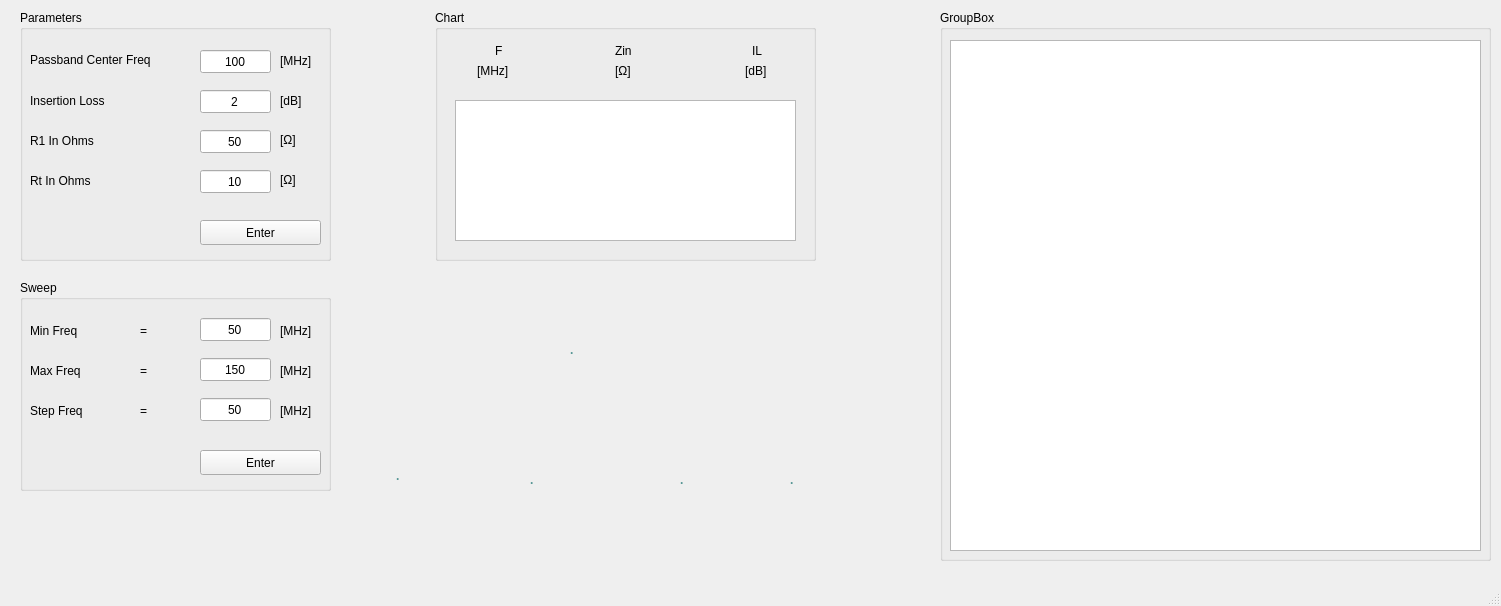
<?xml version="1.0" encoding="UTF-8"?>
<ui version="4.0">
 <class>MainWindow</class>
 <widget class="QMainWindow" name="MainWindow">
  <property name="geometry">
   <rect>
    <x>0</x>
    <y>0</y>
    <width>1501</width>
    <height>606</height>
   </rect>
  </property>
  <property name="windowTitle">
   <string>MainWindow</string>
  </property>
  <widget class="QWidget" name="centralwidget">
   <widget class="QGroupBox" name="groupBox">
    <property name="geometry">
     <rect>
      <x>20</x>
      <y>10</y>
      <width>311</width>
      <height>251</height>
     </rect>
    </property>
    <property name="title">
     <string>Parameters</string>
    </property>
    <widget class="QLineEdit" name="tf_insertionLoss">
     <property name="geometry">
      <rect>
       <x>180</x>
       <y>80</y>
       <width>71</width>
       <height>23</height>
      </rect>
     </property>
     <property name="text">
      <string>2</string>
     </property>
     <property name="alignment">
      <set>Qt::AlignCenter</set>
     </property>
    </widget>
    <widget class="QLineEdit" name="tf_passbandCenterFrq">
     <property name="geometry">
      <rect>
       <x>180</x>
       <y>40</y>
       <width>71</width>
       <height>23</height>
      </rect>
     </property>
     <property name="text">
      <string>100</string>
     </property>
     <property name="alignment">
      <set>Qt::AlignCenter</set>
     </property>
    </widget>
    <widget class="QLabel" name="label_2">
     <property name="geometry">
      <rect>
       <x>10</x>
       <y>80</y>
       <width>151</width>
       <height>21</height>
      </rect>
     </property>
     <property name="text">
      <string>Insertion Loss</string>
     </property>
    </widget>
    <widget class="QLabel" name="label">
     <property name="geometry">
      <rect>
       <x>10</x>
       <y>39</y>
       <width>151</width>
       <height>21</height>
      </rect>
     </property>
     <property name="text">
      <string>Passband Center Freq</string>
     </property>
    </widget>
    <widget class="QLineEdit" name="tf_rtOhms">
     <property name="geometry">
      <rect>
       <x>180</x>
       <y>160</y>
       <width>71</width>
       <height>23</height>
      </rect>
     </property>
     <property name="text">
      <string>10</string>
     </property>
     <property name="alignment">
      <set>Qt::AlignCenter</set>
     </property>
    </widget>
    <widget class="QLineEdit" name="tf_r1Ohms">
     <property name="geometry">
      <rect>
       <x>180</x>
       <y>120</y>
       <width>71</width>
       <height>23</height>
      </rect>
     </property>
     <property name="text">
      <string>50</string>
     </property>
     <property name="alignment">
      <set>Qt::AlignCenter</set>
     </property>
    </widget>
    <widget class="QLabel" name="label_3">
     <property name="geometry">
      <rect>
       <x>10</x>
       <y>120</y>
       <width>121</width>
       <height>21</height>
      </rect>
     </property>
     <property name="text">
      <string>R1 In Ohms</string>
     </property>
    </widget>
    <widget class="QLabel" name="label_4">
     <property name="geometry">
      <rect>
       <x>10</x>
       <y>160</y>
       <width>121</width>
       <height>21</height>
      </rect>
     </property>
     <property name="text">
      <string>Rt In Ohms</string>
     </property>
    </widget>
    <widget class="QLabel" name="label_8">
     <property name="geometry">
      <rect>
       <x>260</x>
       <y>80</y>
       <width>41</width>
       <height>21</height>
      </rect>
     </property>
     <property name="text">
      <string>[dB]</string>
     </property>
    </widget>
    <widget class="QLabel" name="label_9">
     <property name="geometry">
      <rect>
       <x>260</x>
       <y>40</y>
       <width>41</width>
       <height>21</height>
      </rect>
     </property>
     <property name="text">
      <string>[MHz]</string>
     </property>
    </widget>
    <widget class="QLabel" name="label_10">
     <property name="geometry">
      <rect>
       <x>260</x>
       <y>160</y>
       <width>41</width>
       <height>20</height>
      </rect>
     </property>
     <property name="text">
      <string>[Ω]</string>
     </property>
    </widget>
    <widget class="QLabel" name="label_11">
     <property name="geometry">
      <rect>
       <x>260</x>
       <y>120</y>
       <width>41</width>
       <height>20</height>
      </rect>
     </property>
     <property name="text">
      <string>[Ω]</string>
     </property>
    </widget>
    <widget class="QPushButton" name="btn_enterParams">
     <property name="geometry">
      <rect>
       <x>180</x>
       <y>210</y>
       <width>121</width>
       <height>25</height>
      </rect>
     </property>
     <property name="text">
      <string>Enter</string>
     </property>
    </widget>
   </widget>
   <widget class="QGroupBox" name="groupBox_3">
    <property name="geometry">
     <rect>
      <x>20</x>
      <y>280</y>
      <width>311</width>
      <height>211</height>
     </rect>
    </property>
    <property name="title">
     <string>Sweep</string>
    </property>
    <widget class="QLabel" name="label_15">
     <property name="geometry">
      <rect>
       <x>10</x>
       <y>80</y>
       <width>71</width>
       <height>21</height>
      </rect>
     </property>
     <property name="text">
      <string>Max Freq</string>
     </property>
    </widget>
    <widget class="QLabel" name="label_17">
     <property name="geometry">
      <rect>
       <x>10</x>
       <y>120</y>
       <width>71</width>
       <height>21</height>
      </rect>
     </property>
     <property name="text">
      <string>Step Freq</string>
     </property>
    </widget>
    <widget class="QLineEdit" name="tf_minFreq">
     <property name="geometry">
      <rect>
       <x>180</x>
       <y>38</y>
       <width>71</width>
       <height>23</height>
      </rect>
     </property>
     <property name="text">
      <string>50</string>
     </property>
     <property name="alignment">
      <set>Qt::AlignCenter</set>
     </property>
     <property name="readOnly">
      <bool>false</bool>
     </property>
    </widget>
    <widget class="QLineEdit" name="tf_maxFreq">
     <property name="geometry">
      <rect>
       <x>180</x>
       <y>78</y>
       <width>71</width>
       <height>23</height>
      </rect>
     </property>
     <property name="text">
      <string>150</string>
     </property>
     <property name="alignment">
      <set>Qt::AlignCenter</set>
     </property>
     <property name="readOnly">
      <bool>false</bool>
     </property>
    </widget>
    <widget class="QLineEdit" name="tf_stepFreq">
     <property name="geometry">
      <rect>
       <x>180</x>
       <y>118</y>
       <width>71</width>
       <height>23</height>
      </rect>
     </property>
     <property name="text">
      <string>50</string>
     </property>
     <property name="alignment">
      <set>Qt::AlignCenter</set>
     </property>
     <property name="readOnly">
      <bool>false</bool>
     </property>
    </widget>
    <widget class="QLabel" name="label_18">
     <property name="geometry">
      <rect>
       <x>10</x>
       <y>40</y>
       <width>71</width>
       <height>21</height>
      </rect>
     </property>
     <property name="text">
      <string>Min Freq</string>
     </property>
    </widget>
    <widget class="QLabel" name="label_19">
     <property name="geometry">
      <rect>
       <x>260</x>
       <y>40</y>
       <width>41</width>
       <height>21</height>
      </rect>
     </property>
     <property name="text">
      <string>[MHz]</string>
     </property>
    </widget>
    <widget class="QLabel" name="label_20">
     <property name="geometry">
      <rect>
       <x>260</x>
       <y>80</y>
       <width>41</width>
       <height>21</height>
      </rect>
     </property>
     <property name="text">
      <string>[MHz]</string>
     </property>
    </widget>
    <widget class="QLabel" name="label_21">
     <property name="geometry">
      <rect>
       <x>260</x>
       <y>120</y>
       <width>41</width>
       <height>21</height>
      </rect>
     </property>
     <property name="text">
      <string>[MHz]</string>
     </property>
    </widget>
    <widget class="QLabel" name="label_22">
     <property name="geometry">
      <rect>
       <x>120</x>
       <y>120</y>
       <width>16</width>
       <height>21</height>
      </rect>
     </property>
     <property name="text">
      <string>=</string>
     </property>
    </widget>
    <widget class="QLabel" name="label_23">
     <property name="geometry">
      <rect>
       <x>120</x>
       <y>80</y>
       <width>16</width>
       <height>21</height>
      </rect>
     </property>
     <property name="text">
      <string>=</string>
     </property>
    </widget>
    <widget class="QLabel" name="label_24">
     <property name="geometry">
      <rect>
       <x>120</x>
       <y>40</y>
       <width>16</width>
       <height>21</height>
      </rect>
     </property>
     <property name="text">
      <string>=</string>
     </property>
    </widget>
    <widget class="QPushButton" name="btn_enterSweep">
     <property name="geometry">
      <rect>
       <x>180</x>
       <y>170</y>
       <width>121</width>
       <height>25</height>
      </rect>
     </property>
     <property name="text">
      <string>Enter</string>
     </property>
    </widget>
   </widget>
   <widget class="QGroupBox" name="groupBox_4">
    <property name="geometry">
     <rect>
      <x>435</x>
      <y>10</y>
      <width>381</width>
      <height>251</height>
     </rect>
    </property>
    <property name="title">
     <string>Chart</string>
    </property>
    <widget class="QLabel" name="label_25">
     <property name="geometry">
      <rect>
       <x>180</x>
       <y>30</y>
       <width>21</width>
       <height>21</height>
      </rect>
     </property>
     <property name="autoFillBackground">
      <bool>false</bool>
     </property>
     <property name="frameShape">
      <enum>QFrame::NoFrame</enum>
     </property>
     <property name="frameShadow">
      <enum>QFrame::Plain</enum>
     </property>
     <property name="midLineWidth">
      <number>0</number>
     </property>
     <property name="text">
      <string>Zin</string>
     </property>
    </widget>
    <widget class="QLabel" name="label_26">
     <property name="geometry">
      <rect>
       <x>317</x>
       <y>30</y>
       <width>21</width>
       <height>21</height>
      </rect>
     </property>
     <property name="autoFillBackground">
      <bool>false</bool>
     </property>
     <property name="frameShape">
      <enum>QFrame::NoFrame</enum>
     </property>
     <property name="frameShadow">
      <enum>QFrame::Plain</enum>
     </property>
     <property name="midLineWidth">
      <number>0</number>
     </property>
     <property name="text">
      <string>IL</string>
     </property>
    </widget>
    <widget class="QLabel" name="label_27">
     <property name="geometry">
      <rect>
       <x>60</x>
       <y>30</y>
       <width>21</width>
       <height>21</height>
      </rect>
     </property>
     <property name="autoFillBackground">
      <bool>false</bool>
     </property>
     <property name="frameShape">
      <enum>QFrame::NoFrame</enum>
     </property>
     <property name="frameShadow">
      <enum>QFrame::Plain</enum>
     </property>
     <property name="midLineWidth">
      <number>0</number>
     </property>
     <property name="text">
      <string>F</string>
     </property>
    </widget>
    <widget class="QLabel" name="label_28">
     <property name="geometry">
      <rect>
       <x>42</x>
       <y>50</y>
       <width>61</width>
       <height>21</height>
      </rect>
     </property>
     <property name="autoFillBackground">
      <bool>false</bool>
     </property>
     <property name="frameShape">
      <enum>QFrame::NoFrame</enum>
     </property>
     <property name="frameShadow">
      <enum>QFrame::Plain</enum>
     </property>
     <property name="midLineWidth">
      <number>0</number>
     </property>
     <property name="text">
      <string>[MHz]</string>
     </property>
    </widget>
    <widget class="QLabel" name="label_29">
     <property name="geometry">
      <rect>
       <x>180</x>
       <y>50</y>
       <width>21</width>
       <height>21</height>
      </rect>
     </property>
     <property name="autoFillBackground">
      <bool>false</bool>
     </property>
     <property name="frameShape">
      <enum>QFrame::NoFrame</enum>
     </property>
     <property name="frameShadow">
      <enum>QFrame::Plain</enum>
     </property>
     <property name="midLineWidth">
      <number>0</number>
     </property>
     <property name="text">
      <string>[Ω]</string>
     </property>
    </widget>
    <widget class="QLabel" name="label_30">
     <property name="geometry">
      <rect>
       <x>310</x>
       <y>50</y>
       <width>31</width>
       <height>21</height>
      </rect>
     </property>
     <property name="autoFillBackground">
      <bool>false</bool>
     </property>
     <property name="frameShape">
      <enum>QFrame::NoFrame</enum>
     </property>
     <property name="frameShadow">
      <enum>QFrame::Plain</enum>
     </property>
     <property name="midLineWidth">
      <number>0</number>
     </property>
     <property name="text">
      <string>[dB]</string>
     </property>
    </widget>
    <widget class="QTextEdit" name="te_chart">
     <property name="geometry">
      <rect>
       <x>20</x>
       <y>90</y>
       <width>341</width>
       <height>141</height>
      </rect>
     </property>
    </widget>
   </widget>
   <widget class="QLabel" name="label_circuit">
    <property name="geometry">
     <rect>
      <x>350</x>
      <y>300</y>
      <width>571</width>
      <height>261</height>
     </rect>
    </property>
    <property name="font">
     <font>
      <weight>50</weight>
      <italic>false</italic>
      <bold>false</bold>
      <underline>false</underline>
      <strikeout>false</strikeout>
     </font>
    </property>
    <property name="autoFillBackground">
     <bool>false</bool>
    </property>
    <property name="text">
     <string/>
    </property>
    <property name="pixmap">
     <pixmap>../../../../tapc1circuit5.png</pixmap>
    </property>
    <property name="scaledContents">
     <bool>true</bool>
    </property>
   </widget>
   <widget class="QLabel" name="label_r1Ohms">
    <property name="geometry">
     <rect>
      <x>396</x>
      <y>466</y>
      <width>71</width>
      <height>21</height>
     </rect>
    </property>
    <property name="text">
     <string>&lt;html&gt;&lt;head/&gt;&lt;body&gt;&lt;p&gt;&lt;span style=&quot; font-weight:600; color:#569695;&quot;&gt;.&lt;/span&gt;&lt;/p&gt;&lt;/body&gt;&lt;/html&gt;</string>
    </property>
   </widget>
   <widget class="QLabel" name="label_c1pF">
    <property name="geometry">
     <rect>
      <x>530</x>
      <y>470</y>
      <width>71</width>
      <height>21</height>
     </rect>
    </property>
    <property name="text">
     <string>&lt;html&gt;&lt;head/&gt;&lt;body&gt;&lt;p&gt;&lt;span style=&quot; font-weight:600; color:#569695;&quot;&gt;.&lt;/span&gt;&lt;/p&gt;&lt;/body&gt;&lt;/html&gt;</string>
    </property>
   </widget>
   <widget class="QLabel" name="label_L">
    <property name="geometry">
     <rect>
      <x>680</x>
      <y>470</y>
      <width>71</width>
      <height>21</height>
     </rect>
    </property>
    <property name="text">
     <string>&lt;html&gt;&lt;head/&gt;&lt;body&gt;&lt;p&gt;&lt;span style=&quot; font-weight:600; color:#569695;&quot;&gt;.&lt;/span&gt;&lt;/p&gt;&lt;/body&gt;&lt;/html&gt;</string>
    </property>
   </widget>
   <widget class="QLabel" name="label_rtOhms">
    <property name="geometry">
     <rect>
      <x>790</x>
      <y>470</y>
      <width>71</width>
      <height>21</height>
     </rect>
    </property>
    <property name="text">
     <string>&lt;html&gt;&lt;head/&gt;&lt;body&gt;&lt;p&gt;&lt;span style=&quot; font-weight:600; color:#569695;&quot;&gt;.&lt;/span&gt;&lt;/p&gt;&lt;/body&gt;&lt;/html&gt;</string>
    </property>
   </widget>
   <widget class="QLabel" name="label_c2pF">
    <property name="geometry">
     <rect>
      <x>570</x>
      <y>340</y>
      <width>71</width>
      <height>21</height>
     </rect>
    </property>
    <property name="text">
     <string>&lt;html&gt;&lt;head/&gt;&lt;body&gt;&lt;p&gt;&lt;span style=&quot; font-weight:600; color:#569695;&quot;&gt;.&lt;/span&gt;&lt;/p&gt;&lt;/body&gt;&lt;/html&gt;</string>
    </property>
   </widget>
   <widget class="QGroupBox" name="groupBox_5">
    <property name="geometry">
     <rect>
      <x>940</x>
      <y>10</y>
      <width>551</width>
      <height>551</height>
     </rect>
    </property>
    <property name="title">
     <string>GroupBox</string>
    </property>
    <widget class="PlotWidget" name="graphicsView">
     <property name="geometry">
      <rect>
       <x>10</x>
       <y>30</y>
       <width>531</width>
       <height>511</height>
      </rect>
     </property>
    </widget>
   </widget>
   <zorder>label_circuit</zorder>
   <zorder>groupBox</zorder>
   <zorder>groupBox_3</zorder>
   <zorder>groupBox_4</zorder>
   <zorder>label_r1Ohms</zorder>
   <zorder>label_c1pF</zorder>
   <zorder>label_L</zorder>
   <zorder>label_rtOhms</zorder>
   <zorder>label_c2pF</zorder>
   <zorder>groupBox_5</zorder>
  </widget>
  <widget class="QStatusBar" name="statusbar"/>
 </widget>
 <customwidgets>
  <customwidget>
   <class>PlotWidget</class>
   <extends>QGraphicsView</extends>
   <header>pyqtgraph.h</header>
  </customwidget>
 </customwidgets>
 <resources/>
 <connections/>
</ui>
